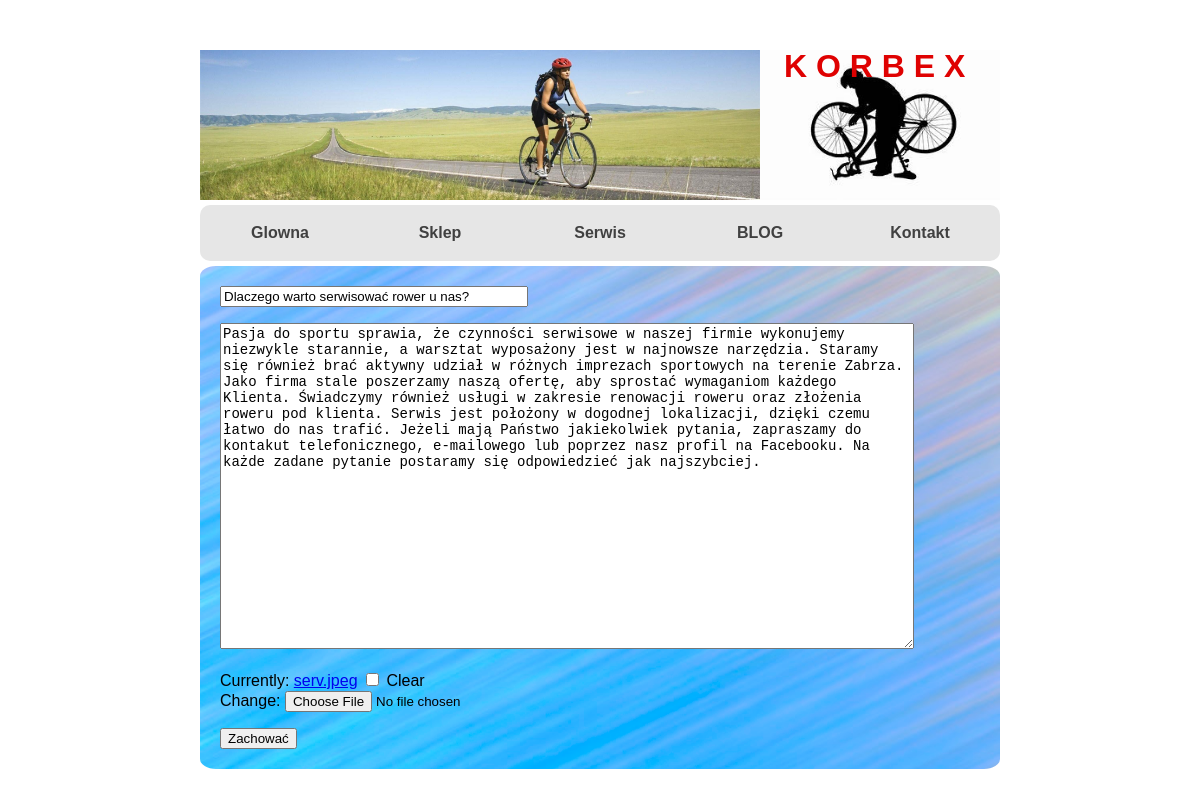
Screenshot of /home/update/1 with the database file from the repository.
### korbex/models.py (models this page shows, shortened)
class HomeContent(models.Model):
    title = models.CharField(max_length=50, unique=True)
    content = models.TextField(help_text="input your text")
    image = models.ImageField(null=True, blank=True, upload_to='home_image')
    data_add = models.DateField(auto_now=True)

### korbex/views.py (the view)
# urls.py: path('home/update/<int:pk>', views.UpdateHome.as_view(), name='home_update'),
class UpdateHome(UpdateView):
    model = HomeContent
    form_class = HomeContentForm
    template_name = 'korbex/home_create.html'
    success_url = '/home'

### korbex/forms.py
class HomeContentForm(forms.ModelForm):
    class Meta:
        model = HomeContent
        fields = ['title', 'content', 'image']
        widgets = {
            'title': forms.TextInput(attrs={
                'placeholder': 'Tytuł artykułu',
                'style': 'width: 300px'
            }),
            'content': forms.Textarea(attrs={
                'cols': 80, 'rows': 20,
                'placeholder': 'Treść artykułu',
                'style': 'font-size: 14px'
            })
        }

### korbex/templates/korbex/home_create.html (shortened to what this page needs)
{% extends "./index.html" %}
{% load static %}
{% block content %}
<div style="width: 100%" class="content-home">
<form  method="post" enctype='multipart/form-data'>
    <p>{{ form.title}}</p><br>
    <p>{{ form.content }}</p><br>
    <p>{{ form.image }}</p><br>
    <input type="submit" value="Zachować" />
</form>
</div>
{% endblock %}

### static/css/style.css (style rules this page uses)
body { background-attachment: fixed; background-height: 100%; background-repeat: no-repeat; font-family: Raleway, sans-serif; background-image: url(https://i.pinimg.com/originals/5f/47/84/5f47840c5ee678b8c16ce80b39d7a0ad.jpg); }
p { line-height: 20px; }
.content-home { background: url("../images/rm21.jpg"); background-size: cover; width: 80%; padding: 20px; display: flex; flex-direction: column; border-radius: 2%; }

### rows the page displays
HomeContent: title "Dlaczego warto serwisować rower u nas?", content "Pasja do sportu sprawia, że czynności serwisowe w naszej firmie wykonujemy niezwykle starannie, a warsztat wyposażony jest w najnowsze narzędzia. Staramy się również brać aktywny udział w różnych imprezach sportowych na terenie Zabrza. Jako firma stale poszerzamy naszą ofertę, aby sprostać wymaganiom każdego Klienta. Świadczymy również usługi w zakresie renowacji roweru oraz złożenia roweru pod klienta. Serwis jest położony w dogodnej lokalizacji, dzięki czemu łatwo do nas trafić. Jeżeli mają Państwo jakiekolwiek pytania, zapraszamy do kontakut telefonicznego, e-mailowego lub poprzez nasz profil na Facebooku. Na każde zadane pytanie postaramy się odpowiedzieć jak najszybciej."
